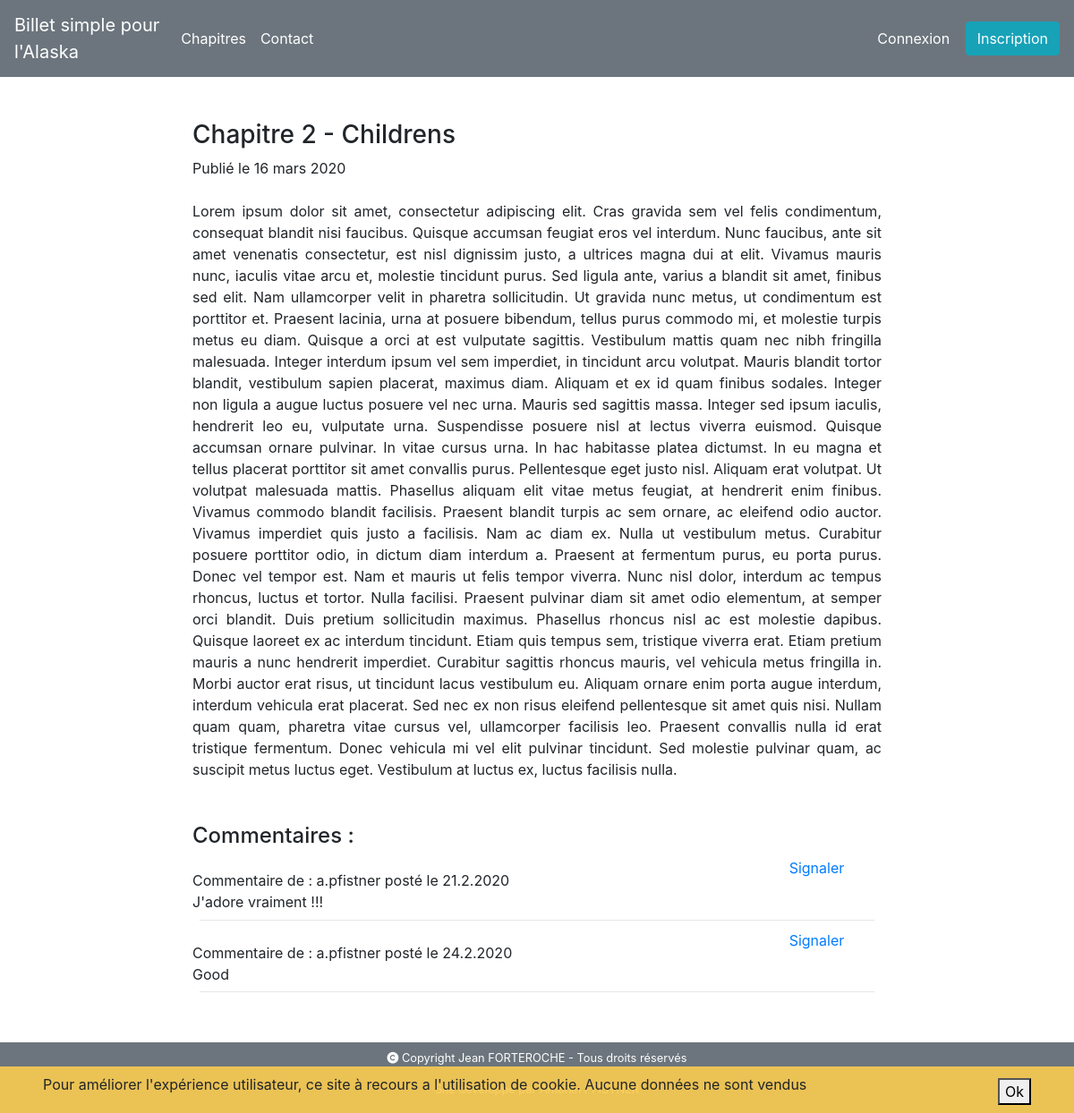
Screenshot of /?type=chapter&action=chapter&idChapter=2 with the database file from the repository.
### tables this page shows
CREATE TABLE IF NOT EXISTS `chapters` (
  `id` int(11) NOT NULL AUTO_INCREMENT,
  `chapter_name` varchar(255) NOT NULL,
  `chapter_number` int(11) NOT NULL,
  `chapter_content` longtext NOT NULL,
  `published_date` datetime NOT NULL,
  PRIMARY KEY (`id`)
);

CREATE TABLE IF NOT EXISTS `comments` (
  `id` int(11) NOT NULL AUTO_INCREMENT,
  `id_post` int(11) NOT NULL,
  `pseudo` varchar(255) NOT NULL,
  `content` longtext NOT NULL,
  `status_of_comment` int(11) NOT NULL,
  `published_date` datetime NOT NULL,
  PRIMARY KEY (`id`)
);

### gestion/Autoloader.php (called while the page is built, shortened)
<?php
class Autoloader{
   static function autoload($class){
       $controller = strpos($class, 'Controller');
       $model = strpos($class, 'Management');
       $gestion = strpos($class, 'Gestion');
       if($controller !== FALSE){
           $class = str_replace('P4\Controller\\', 'controller/', $class);
           require($class.".php");
       }
       elseif($model !== FALSE){
           $class = str_replace('P4\Model\\', 'model/', $class);
       }
       elseif ($gestion !== FALSE){
           $class = str_replace('P4\Gestion\\', 'gestion/', $class);
           require($class.".php");
       }
   }
}

### model/ManagementBDD.php (called while the page is built, shortened)
<?php
class ManagementBDD {
    public $_bd;
    function __construct()
    {
        $this->_bd = $this->AccesBDD();
    }
    private function AccesBDD(){
        $bd = new \PDO('mysql:host='.$domaineBDD.';dbname='.$BDDName.';charset=utf8', ''.$username.'', ''.$password.'');
        try{
            $bd = new \PDO('mysql:host='.$domaineBDD.';dbname='.$BDDName.';charset=utf8', ''.$username.'', ''.$password.'');
        }catch (\Exception $e){
            throw new \Exception('Erreur de connexion à la BDD, merci de contacter l\'administrateur ou de vous reconnecter plus tard.');
        }
        return $bd;
    }
    public function date($table, $id){
        $date = $this->_bd->prepare('SELECT DAY(published_date) AS day, MONTH(published_date) AS month, YEAR(published_date) AS year FROM '.$table.' WHERE id = :id');
        $date->execute(array('id'=>$id));
        return $date;
    }
}

### model/ManagementChapter.php (called while the page is built, shortened)
<?php
require_once('ManagementBDD.php');
class ManagementChapter extends ManagementBDD{
    public function chapter($id){
        $post = $this->_bd->prepare('SELECT * FROM chapters WHERE id = :id');
        $post->execute(array('id' => $id));
        return $post;
    }
    public function comments($id){
        $comments = $this->_bd->prepare('SELECT id, pseudo, content, DAY(published_date) AS day, MONTH(published_date) AS month, YEAR(published_date) AS year FROM comments WHERE id_post = :id_post AND status_of_comment = 0');
        $comments->execute(array('id_post' => $id));
        return $comments;
    }
}

### gestion/Gestion.php (called while the page is built, shortened)
<?php
class Gestion{
    public $_tabMonth = [
            "1" => "janvier",
            "2" => "février",
            "3" => "mars",
            "4" => "avril",
            "5" => "mai",
            "6" => "juin",
            "7" => "juillet",
            "8" => "aout",
            "9" => "septembre",
            "10" => "octobre",
            "11" => "novembre",
            "12" => "décembre",
        ];
    public function month(string $numberMonth) :string
    {
        $month = $this->_tabMonth[$numberMonth];
        return $month;
    }
}

### view/viewChapterAndComments.php (the view, shortened to what this page needs)
<?php
$use_chapter = $chapter->fetch();
$date = $dateChapter->fetch();
$this->_gestion = new Gestion;
$monthLetter = $this->_gestion->month($date['month']);
?>
    <div>
        <h3>Chapitre <?= $use_chapter['chapter_number'] .' - ' .$use_chapter['chapter_name']; ?></h3>
        <p class="mb-4">Publié le <?=$date['day'] ?> <?= $monthLetter ?> <?= $date['year'] ?></p>
        <p class="mb-0"><?= $use_chapter['chapter_content']; ?></p>
    </div>
    <div class="mt-5">
        <h4>Commentaires :</h4>
    <?php
while($comment = $comments->fetch()){
    ?>
        <div class="row">
            <div class="col-lg-10 mt-3">
                <p class="mb-0">Commentaire de : <?= $comment['pseudo'] ?> posté le <?=  $comment['day'] ?>.<?= $comment['month'] ?>.<?= $comment['year']?></p>
                <p class="mb-0"><?= $comment['content']?></p>
            </div>
            <div class="col-lg-2">
                <a href="/?type=chapter&action=reportComment&idComment=<?= $comment['id']?>&idChapter=<?=$_GET['idChapter']?>" class="align-middle">Signaler</a>
            </div>
    </div>
    <hr>
<?php
};
?>
    </div>
<?php
require('template.php');

### style/style.css (style rules this page uses)
body { position: relative; max-width: 100%; }
hr { display: block; margin: 1%; }

### rows the page displays
chapters: chapter_number "2", chapter_name "Childrens", chapter_content "Lorem ipsum dolor sit amet, consectetur adipiscing elit. Cras gravida sem vel felis condimentum, consequat blandit nisi faucibus. Quisque accumsan feugiat eros vel interdum. Nunc faucibus, ante sit amet venenatis consectetur, est nisl dignissim justo, a ultrices magna dui at elit. Vivamus mauris nunc, iaculis vitae arcu et, molestie tincidunt purus. Sed ligula ante, varius a blandit sit amet, finibus sed elit. Nam ullamcorper velit in pharetra sollicitudin. Ut gravida nunc metus, ut condimentum est porttitor et. Praesent lacinia, urna at posuere bibendum, tellus purus commodo mi, et molestie turpis metus eu diam. Quisque a orci at est vulputate sagittis. Vestibulum mattis quam nec nibh…"
comments: pseudo "a.pfistner", day "21", month "2", year "2020", content "J'adore vraiment !!!"
comments: pseudo "a.pfistner", day "24", month "2", year "2020", content "Good"

### other values shown
$date['day'] "16"
$monthLetter "mars"
$date['year'] "2020"
